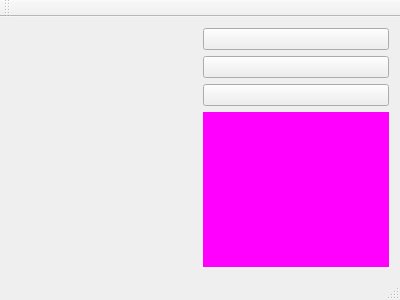
<?xml version="1.0" encoding="UTF-8"?>
<ui version="4.0">
 <class>MainWindow</class>
 <widget class="QMainWindow" name="MainWindow">
  <property name="geometry">
   <rect>
    <x>0</x>
    <y>0</y>
    <width>400</width>
    <height>300</height>
   </rect>
  </property>
  <property name="windowTitle">
   <string>MainWindow</string>
  </property>
  <widget class="QWidget" name="centralWidget">
   <layout class="QGridLayout" name="gridLayout">
    <item row="0" column="0">
     <widget class="myClock" name="myclock1" native="true"/>
    </item>
    <item row="0" column="1">
     <layout class="QVBoxLayout" name="verticalLayout">
      <item>
       <widget class="myButton" name="pushButton">
        <property name="text">
         <string/>
        </property>
       </widget>
      </item>
      <item>
       <widget class="myButton" name="pushButton_2">
        <property name="text">
         <string/>
        </property>
       </widget>
      </item>
      <item>
       <widget class="myButton" name="pushButton_3">
        <property name="text">
         <string/>
        </property>
       </widget>
      </item>
     </layout>
    </item>
    <item row="1" column="0">
     <widget class="QLabel" name="label1">
      <property name="text">
       <string/>
      </property>
     </widget>
    </item>
    <item row="1" column="1">
     <widget class="QLabel" name="label2">
      <property name="styleSheet">
       <string notr="true">background-color: rgb(255, 0, 255);</string>
      </property>
      <property name="text">
       <string/>
      </property>
     </widget>
    </item>
   </layout>
  </widget>
  <widget class="QMenuBar" name="menuBar">
   <property name="geometry">
    <rect>
     <x>0</x>
     <y>0</y>
     <width>400</width>
     <height>21</height>
    </rect>
   </property>
  </widget>
  <widget class="QToolBar" name="mainToolBar">
   <attribute name="toolBarArea">
    <enum>TopToolBarArea</enum>
   </attribute>
   <attribute name="toolBarBreak">
    <bool>false</bool>
   </attribute>
  </widget>
  <widget class="QStatusBar" name="statusBar"/>
 </widget>
 <layoutdefault spacing="6" margin="11"/>
 <customwidgets>
  <customwidget>
   <class>myClock</class>
   <extends>QWidget</extends>
   <header location="global">myclock.h</header>
   <container>1</container>
  </customwidget>
  <customwidget>
   <class>myButton</class>
   <extends>QPushButton</extends>
   <header location="global">mybutton.h</header>
  </customwidget>
 </customwidgets>
 <resources/>
 <connections/>
</ui>
